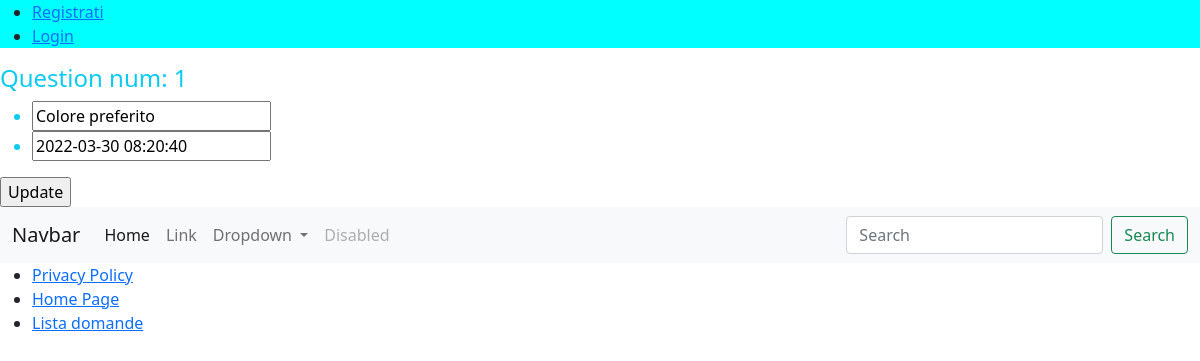
Page /polls/questions/1/edit/ on the committed database.
### polls/models.py (models this page shows, shortened)
class Question(models.Model):
    q_text = models.CharField(max_length=100)
    pub_date = models.DateTimeField()

### polls/views.py (the view)
# urls.py: path('questions/<int:pk>/edit/', views.QuestionUpdateView.as_view(), name="question_update"),
class QuestionUpdateView(generic.UpdateView):
    model = Question
    fields = ["q_text", "pub_date"]
    template_name = "polls/question_update.html"
    success_url = reverse_lazy("polls:question_list")

### polls/templates/polls/question_update.html (shortened to what this page needs)
{% extends "base.html" %}
{% block content %}
<h4>Question num: {{object.id}}</h4>
<form method="post"> {% csrf_token %}
    <ul>
        <li>{{ form.q_text }}</li>
        <li>{{ form.pub_date }}</li>
    </ul>
    <input type="submit" value="Update"/>
</form>
{% endblock %}

### rows in the picture
Question: id "1", q_text "Colore preferito", pub_date "2022-03-30 08:20:40"
